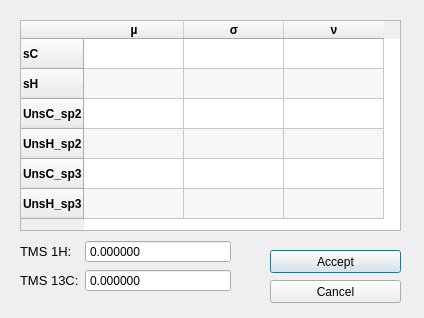
<?xml version="1.0" encoding="UTF-8"?>
<ui version="4.0">
 <class>tableWidget_2</class>
 <widget class="QDialog" name="tableWidget_2">
  <property name="geometry">
   <rect>
    <x>0</x>
    <y>0</y>
    <width>424</width>
    <height>318</height>
   </rect>
  </property>
  <property name="windowTitle">
   <string>Dialog</string>
  </property>
  <widget class="QTableWidget" name="tableWidget">
   <property name="geometry">
    <rect>
     <x>20</x>
     <y>20</y>
     <width>381</width>
     <height>211</height>
    </rect>
   </property>
   <property name="autoFillBackground">
    <bool>true</bool>
   </property>
   <property name="lineWidth">
    <number>0</number>
   </property>
   <property name="alternatingRowColors">
    <bool>true</bool>
   </property>
   <property name="showGrid">
    <bool>true</bool>
   </property>
   <property name="gridStyle">
    <enum>Qt::SolidLine</enum>
   </property>
   <property name="wordWrap">
    <bool>true</bool>
   </property>
   <property name="cornerButtonEnabled">
    <bool>true</bool>
   </property>
   <property name="rowCount">
    <number>6</number>
   </property>
   <property name="columnCount">
    <number>3</number>
   </property>
   <row>
    <property name="text">
     <string>sC</string>
    </property>
    <property name="font">
     <font>
      <weight>75</weight>
      <bold>true</bold>
     </font>
    </property>
   </row>
   <row>
    <property name="text">
     <string>sH</string>
    </property>
    <property name="font">
     <font>
      <pointsize>9</pointsize>
      <weight>75</weight>
      <bold>true</bold>
     </font>
    </property>
   </row>
   <row>
    <property name="text">
     <string>UnsC_sp2</string>
    </property>
    <property name="font">
     <font>
      <weight>75</weight>
      <bold>true</bold>
     </font>
    </property>
   </row>
   <row>
    <property name="text">
     <string>UnsH_sp2</string>
    </property>
    <property name="font">
     <font>
      <pointsize>9</pointsize>
      <weight>75</weight>
      <bold>true</bold>
     </font>
    </property>
   </row>
   <row>
    <property name="text">
     <string>UnsC_sp3</string>
    </property>
    <property name="font">
     <font>
      <pointsize>9</pointsize>
      <weight>75</weight>
      <bold>true</bold>
     </font>
    </property>
   </row>
   <row>
    <property name="text">
     <string>UnsH_sp3</string>
    </property>
    <property name="font">
     <font>
      <pointsize>9</pointsize>
      <weight>75</weight>
      <bold>true</bold>
     </font>
    </property>
   </row>
   <column>
    <property name="text">
     <string>µ</string>
    </property>
    <property name="font">
     <font>
      <pointsize>9</pointsize>
      <weight>75</weight>
      <bold>true</bold>
     </font>
    </property>
    <property name="background">
     <color>
      <red>255</red>
      <green>255</green>
      <blue>255</blue>
     </color>
    </property>
   </column>
   <column>
    <property name="text">
     <string>σ</string>
    </property>
    <property name="font">
     <font>
      <pointsize>9</pointsize>
      <weight>75</weight>
      <bold>true</bold>
     </font>
    </property>
    <property name="background">
     <color>
      <red>255</red>
      <green>255</green>
      <blue>255</blue>
     </color>
    </property>
   </column>
   <column>
    <property name="text">
     <string>ν</string>
    </property>
    <property name="font">
     <font>
      <pointsize>9</pointsize>
      <weight>75</weight>
      <bold>true</bold>
     </font>
    </property>
    <property name="background">
     <color>
      <red>255</red>
      <green>255</green>
      <blue>255</blue>
     </color>
    </property>
   </column>
  </widget>
  <widget class="QPushButton" name="btn_accept">
   <property name="geometry">
    <rect>
     <x>270</x>
     <y>250</y>
     <width>131</width>
     <height>23</height>
    </rect>
   </property>
   <property name="text">
    <string>Accept</string>
   </property>
  </widget>
  <widget class="QPushButton" name="btn_cancel">
   <property name="geometry">
    <rect>
     <x>270</x>
     <y>280</y>
     <width>131</width>
     <height>23</height>
    </rect>
   </property>
   <property name="text">
    <string>Cancel</string>
   </property>
  </widget>
  <widget class="QWidget" name="">
   <property name="geometry">
    <rect>
     <x>20</x>
     <y>240</y>
     <width>211</width>
     <height>70</height>
    </rect>
   </property>
   <layout class="QFormLayout" name="formLayout">
    <item row="1" column="0">
     <widget class="QLabel" name="label_4">
      <property name="font">
       <font>
        <pointsize>10</pointsize>
       </font>
      </property>
      <property name="text">
       <string>TMS 1H:</string>
      </property>
     </widget>
    </item>
    <item row="2" column="0">
     <widget class="QLabel" name="label_5">
      <property name="font">
       <font>
        <pointsize>10</pointsize>
       </font>
      </property>
      <property name="text">
       <string>TMS 13C:</string>
      </property>
     </widget>
    </item>
    <item row="1" column="1">
     <widget class="QDoubleSpinBox" name="tmsH">
      <property name="buttonSymbols">
       <enum>QAbstractSpinBox::NoButtons</enum>
      </property>
      <property name="decimals">
       <number>6</number>
      </property>
      <property name="minimum">
       <double>-100.000000000000000</double>
      </property>
      <property name="maximum">
       <double>1000.000000000000000</double>
      </property>
     </widget>
    </item>
    <item row="2" column="1">
     <widget class="QDoubleSpinBox" name="tmsC">
      <property name="buttonSymbols">
       <enum>QAbstractSpinBox::NoButtons</enum>
      </property>
      <property name="decimals">
       <number>6</number>
      </property>
      <property name="minimum">
       <double>-100.000000000000000</double>
      </property>
      <property name="maximum">
       <double>1000.000000000000000</double>
      </property>
     </widget>
    </item>
   </layout>
  </widget>
 </widget>
 <resources/>
 <connections/>
</ui>
